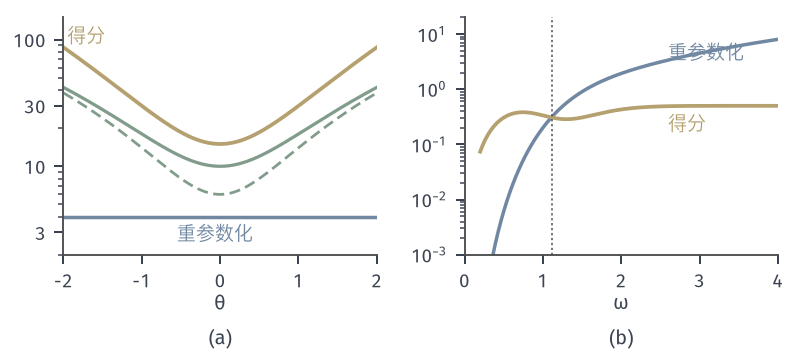

This figure's Python source:
from pathlib import Path
import sys
HERE = Path(__file__).resolve().parent
sys.path.insert(0, str(HERE.parent/"pgrad-common"))
from pgrad_fig import *
# Single-sample variances for X ~ N(theta,1), derivative in theta.
# (a) f = x^2: reparameterization 2X: 4 (blue); score f s: theta^4 + 14 theta^2 + 15 (yellow);
#     score with baseline J = theta^2+1: 8 theta^2 + 10 (green); optimal constant baseline theta^2+3: 8 theta^2 + 6 (green dashed).
# (b) f = sin(omega x) at theta = 0: reparameterization omega cos(omega X) vs score sin(omega X) X, closed forms:
#     Var_rep = omega^2 (1 + e^{-2 omega^2})/2 - omega^2 e^{-omega^2},
#     Var_sf  = (1 - (1 - 4 omega^2) e^{-2 omega^2})/2 - omega^2 e^{-omega^2}.
fig, axs = figure(width_mm=112, height_mm=50, ncols=2)
panel(fig, left=.08, right=.98, bottom=.28, top=.95, wspace=.28)
a, b = axs
t = np.linspace(-2, 2, 300)
a.plot(t, 4+0*t, color=BLUE, lw=1.4)
a.plot(t, t**4+14*t**2+15, color=YELLOW, lw=1.5)
a.plot(t, 8*t**2+10, color=GREEN, lw=1.3)
a.plot(t, 8*t**2+6, color=GREEN, lw=1.1, ls=DASH)
a.set_yscale('log'); a.set_xlim(-2, 2); a.set_ylim(2, 150); a.set_xticks([-2, -1, 0, 1, 2])
a.set_yticks([3, 10, 30, 100]); a.set_yticklabels(['3', '10', '30', '100'])
lab(a, -.55, 2.6, '重参数化', BLUE); lab(a, -1.95, 95, '得分', YELLOW)
axlab(a, r'$\theta$')
w = np.linspace(.2, 4, 300)
vr = w**2*(1+np.exp(-2*w**2))/2 - w**2*np.exp(-w**2)
vs = (1-(1-4*w**2)*np.exp(-2*w**2))/2 - w**2*np.exp(-w**2)
b.plot(w, vr, color=BLUE, lw=1.4); b.plot(w, vs, color=YELLOW, lw=1.5)
b.set_yscale('log'); b.set_xlim(0, 4); b.set_ylim(1e-3, 20); b.set_xticks([0, 1, 2, 3, 4])
lab(b, 2.6, 3.5, '重参数化', BLUE); lab(b, 2.6, .18, '得分', YELLOW)
cross = float(w[np.argmin(np.abs(vr-vs)[w > .5])+np.sum(w <= .5)])
b.axvline(cross, color=STROKE, lw=.6, ls=DOT)
axlab(b, r'$\omega$')
tags(fig, axs)
save(fig, HERE, 'figure', {'crossover_omega': cross, 'theta1': {'rep': 4, 'sf': 30, 'sfJ': 18, 'sfopt': 14}})
